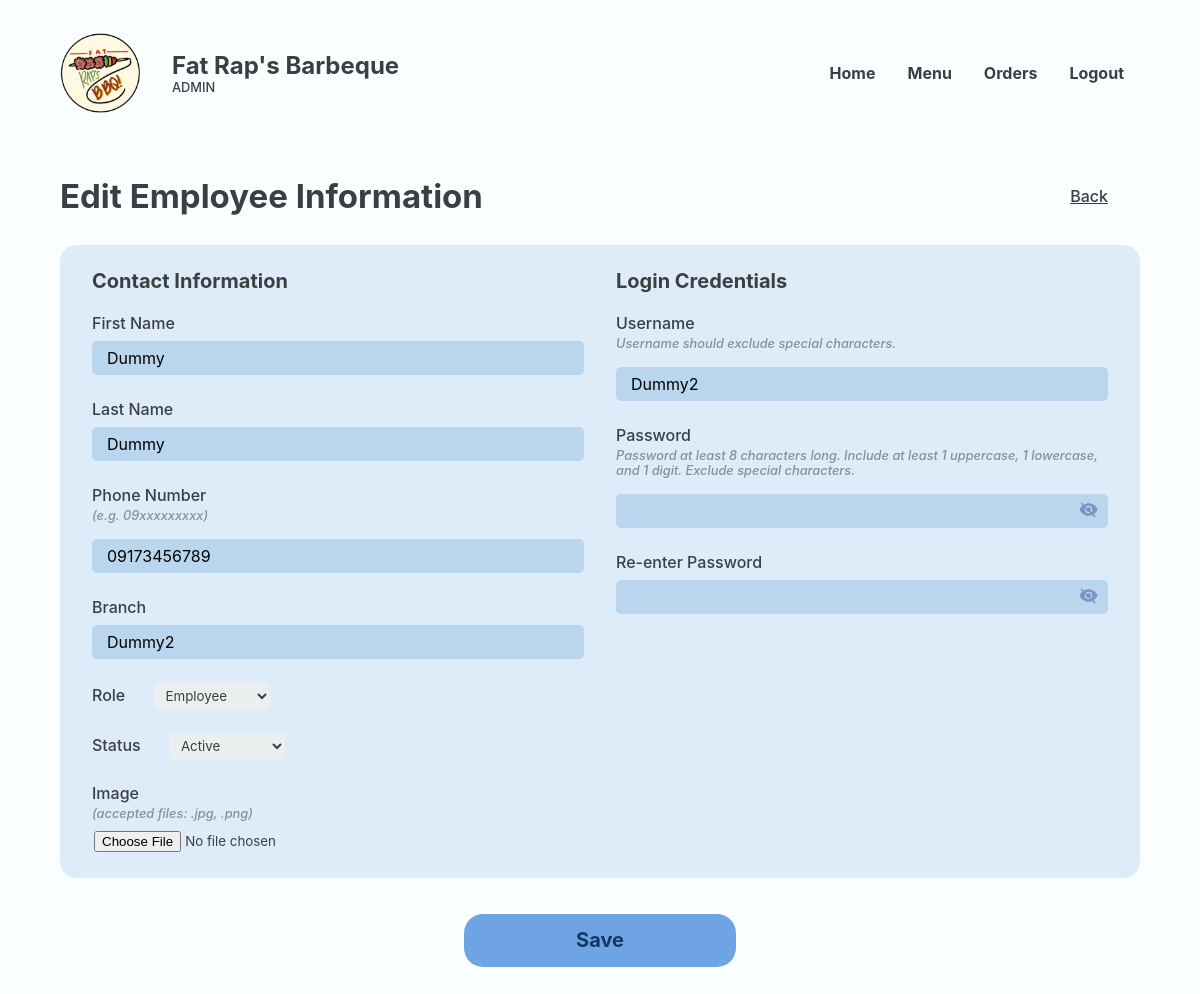
Page /Website/admin-edit-employee.php?PRSN_ID=92&EMP_ID=1000 (signed in) on the committed database.
### tables this page shows
CREATE TABLE `employee` (
  `EMP_ID` int(18) UNSIGNED NOT NULL,
  `PRSN_ID` int(18) NOT NULL,
  `EMP_FNAME` varchar(50) NOT NULL,
  `EMP_LNAME` varchar(50) NOT NULL,
  `EMP_IMAGE` varchar(250) NOT NULL,
  `EMP_BRANCH` varchar(50) NOT NULL,
  `EMP_STATUS` varchar(20) NOT NULL
);

CREATE TABLE `person` (
  `PRSN_ID` int(18) UNSIGNED NOT NULL,
  `PRSN_NAME` varchar(20) NOT NULL,
  `PRSN_EMAIL` varchar(35) NOT NULL,
  `PRSN_PASSWORD` varchar(250) NOT NULL,
  `PRSN_PHONE` varchar(11) NOT NULL,
  `PRSN_ROLE` varchar(11) NOT NULL
);

### Website/admin-edit-employee.php (the view, shortened to what this page needs)
<?php
@include 'constants.php';
$EMP_ID = $_GET['EMP_ID'];
?>
<!DOCTYPE html>
<html lang="en">
<head>
    <link rel="stylesheet" href="header-styles.css">
    <link rel="stylesheet" href="admin-styles.css">
    <link href='https://unpkg.com/boxicons@2.1.4/css/boxicons.min.css' rel='stylesheet'>
</head>
<body>
    <header class="backend">
        <div class="header-container">
            <div class="website-title">
                <img id="logo" src="images/client-logo.png">
                <div class="text">
                    <h1>Fat Rap's Barbeque</h1>
                    <p>ADMIN</p>
                </div>
            </div>
            <ul class='menubar'>
                <li><a href="<?php echo SITEURL; ?>admin-home.php">Home</a></li>
                <li><a href="<?php echo SITEURL; ?>admin-inventory.php">Menu</a></li>
                <li><a href="<?php echo SITEURL; ?>admin-new-orders.php">Orders</a></li>
                <?php
                if (isset($_SESSION['prsn_id'])) {
                ?>
                    <li><a href="<?php echo SITEURL; ?>logout.php">Logout</a>
                    </li>
                <?php
                } else {
                ?>
                    <li><a href="<?php echo SITEURL; ?>login-page.php">Login</a></li>
                <?php
                }
                ?>
            </ul>
        </div>
    </header>
    <main>
        <section class="section">
            <div class="container">
                <div class="section-heading row back">
                    <h2>Edit Employee Information</h2>
                    <a href="<?php echo SITEURL; ?>admin-employee-accounts.php">Back</a>
                </div>
                <section class="section-body">
                    <section class="main-section column">
                        <form id="form" class="column" method="post" enctype="multipart/form-data" onsubmit="return validateInputs()">
                            <div class="block layout">
                                <?php
                                $sql = "SELECT * FROM person, employee WHERE employee.PRSN_ID = person.PRSN_ID AND EMP_ID = '$EMP_ID'";
                                $res = mysqli_query($conn, $sql);
                                $count = mysqli_num_rows($res);
                                if ($count > 0) {
                                    while ($row = mysqli_fetch_assoc($res)) {
                                        $EMP_FNAME = $row['EMP_FNAME'];
                                        $EMP_LNAME = $row['EMP_LNAME'];
                                        $PRSN_NUMBER = $row['PRSN_PHONE'];
                                        $PRSN_EMAIL = $row['PRSN_EMAIL'];
                                        $PRSN_ROLE = $row['PRSN_ROLE'];
                                        $EMP_BRANCH = $row['EMP_BRANCH'];
                                        $EMP_STATUS = $row['EMP_STATUS'];
                                ?>
                                        <section>
                                            <div class="form-title">
                                                <h1>Contact Information</h1>
                                            </div>
                                            <div class="form-field">
                                                <div class="form-field-input input-control">
                                                    <label for="first-name">First Name</label>
                                                    <input name="first-name" id="first-name" class="js-user" type="text" value="<?php echo $EMP_FNAME; ?>">
                                                </div>
                                                <div class="form-field-input input-control">
                                                    <label for="last-name">Last Name</label>
                                                    <input name="last-name" id="last-name" class="js-user" type="text" value="<?php echo $EMP_LNAME; ?>">
                                                </div>
                                                <div class="form-field-input input-control">
                                                    <label for="number">Phone Number</label>
                                                    <p>(e.g. 09xxxxxxxxx)</p>
                                                    <input class="js-user" type="text" id="number" name="number" value="<?php echo $PRSN_NUMBER; ?>">
                                                </div>
                                                <div class="form-field-input input-control">
                                                    <label for="branch">Branch</label>
                                                    <input name="branch" id="branch" class="js-user" type="text" value="<?php echo $EMP_BRANCH; ?>">
                                                </div>
                                                <div class="form-field-input">
                                                    <label for="role">Role</label>
                                                    <select class="dropdown" name="role" id="role" required>
                                                        <option value="Employee" <?php if ($PRSN_ROLE == 'Employee') echo ' selected'; ?>>Employee</option>
                                                    </select>
                                                </div>
                                                <div class="form-field-input">
                                                    <label for="role">Status</label>
                                                    <select class="dropdown" name="status" id="status" required>
                                                        <option value="Active" <?php if ($EMP_STATUS == 'Active') echo ' selected'; ?>>Active</option>
                                                    </select>
                                                </div>
                                                <div class="form-field-input">
                                                    <label for="image">Image</label>
                                                    <p>(accepted files: .jpg, .png)</p>
                                                    <input name="image" id="image" class="image" type="file">
                                                </div>
                                            </div>
                                        </section>
                                        <section>
                                            <div class="form-title">
                                                <h1>Login Credentials</h1>
                                            </div>
                                            <div class="form-field">
                                                <div class="form-field-input input-control">
                                                    <label for="username">Username</label>
                                                    <p>Username should exclude special characters.</p>
                                                    <input name="username" id="username" class="js-user" type="text" value="<?php echo $PRSN_EMAIL; ?>">
                                                </div>
                                                <div class="form-field-input">
                                                    <div class="with-desc">
                                                        <label for="password">Password</label>
                                                        <p>Password at least 8 characters long. Include at least 1 uppercase, 1 lowercase, and 1 digit. Exclude special characters.</p>
                                                    </div>
                                                    <div class="input-container input-control">
                                                        <input class="js-pass" type="password" id="password" name="password">
                                                        <span onclick="togglePassword('password')">
                                                        </span>
                                                    </div>
                                                </div>
                                                <div class="form-field-input">
                                                    <label for="cpassword">Re-enter Password</label>
                                                    <div class="input-container input-control">
                                                        <input class="js-cpass" type="password" id="cpassword" name="cpassword">
                                                        <span onclick="togglePassword('cpassword')">
                                                        </span>
                                                    </div>
                                                </div>
                                            </div>
                                        </section>
                                    <?php
                                    }
                                } else {
                                    ?>
                                    <p>Empty</p>
                                <?php
                                }
                                ?>
                            </div>
                            <button name="submit" type="submit" class="big-btn">Save</button>
                        </form>

### Website/header-styles.css (style rules this page uses)
*, *::before, *::after { margin: 0; padding: 0; box-sizing: border-box; font-family: inherit; }
:root { --bg:#F2FFE1; --primary:#f3d95c; --text:#3A001E; --text2: #FA3F1F; --input-bg:#F7F3DC; --eye-icon:#CEC699; --block: #4ADE5D; --block-p:#277B32; --block-h1: #0F4C17; --form-bg: #FFFDEF; --header-text: #3A001E; }
body { font-family: 'Inter', sans-serif; }
header, footer { width: 100%; display: flex; justify-content: center; align-items: center; }
header { height: 8rem; position: fixed; top: 0; z-index: 100; color: var(--header-text); background-color: var(--bg); }
header.backend { color: #3A3F42; background-color: #FBFEFF; }
.header-container, .footer-container { margin-inline: auto; margin-top: 2rem; margin-bottom: 0.9rem; width: 90%; max-width: 1200px; display: flex; justify-content: space-between; align-items: center; }
.website-title { display: flex; align-items: center; }
header img { width: 80px; position: relative; }
header .text { margin-left: 2rem; display: flex; flex-direction: column; gap: 0; }
header h1 { white-space: nowrap; font-size: 1.5rem; }
header .text p, footer .right-container p { font-size: 0.8rem; }
li > a { color: inherit; text-decoration: none; }
.menubar { display: flex; flex-direction: row; list-style-type: none; margin: 0; padding: 0; }
.menubar > li { font-weight: bold; margin: 0 1rem; overflow: hidden; }

### rows in the picture
employee: first-name "Dummy", last-name "Dummy", number "09173456789", branch "Dummy2", status "Active", username "Dummy2"
